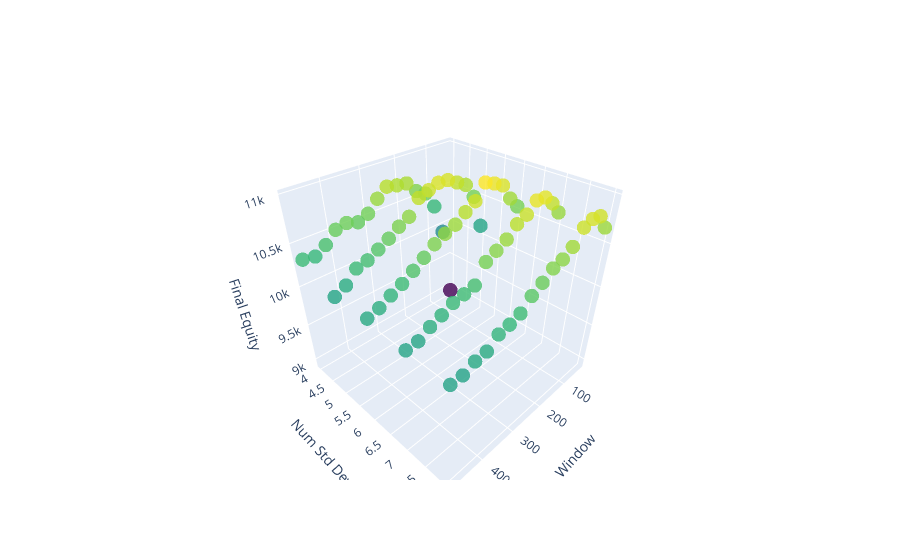

Write notebook code for a chart like this one.
### Code cell
import plotly.graph_objects as go

# Extract the values from the params list
window_values = [i[0] for i in params]
num_std_devs_values = [i[1] for i in params]

# Create the scatter plot
fig = go.Figure(data=go.Scatter3d(
    x=window_values,
    y=num_std_devs_values,
    z=results,
    mode='markers',
    marker=dict(
        size=5,
        color=results,
        colorscale='Viridis',
        opacity=0.8
    )
))

# Set the axis labels
fig.update_layout(scene=dict(
    xaxis_title='Window',
    yaxis_title='Num Std Devs',
    zaxis_title='Final Equity'
))

# Show the plot
fig.show()
